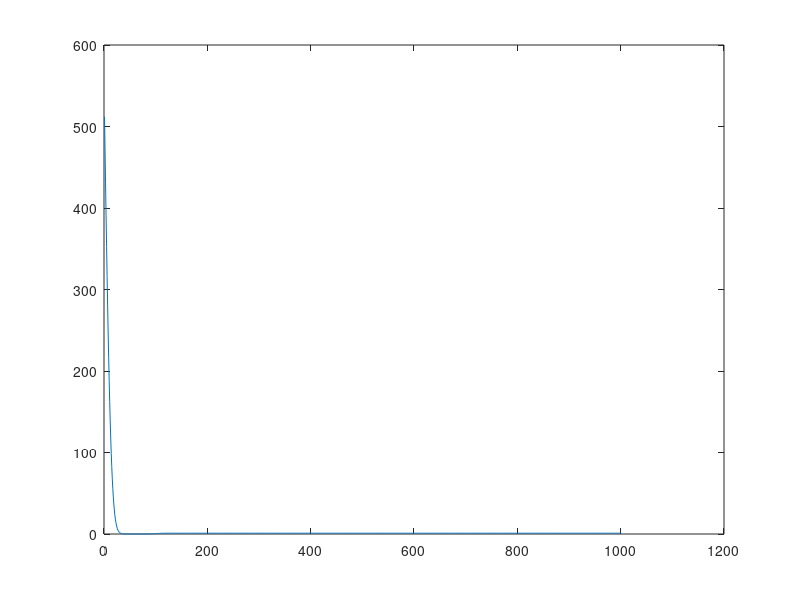

Write MATLAB code to recreate this figure. (Note: this script raises an error after producing the figure.)
k = 10;
E = 100;
T = 2*E;
L = 0:0.1:E;
P1 = qfunc(sqrt(T/2) -L);
P2 = (2^k).*qfunc(L);
Perror = P1 + P2 - P1.*P2;


plot(Perror)
fminbnd(Perror,0,1)